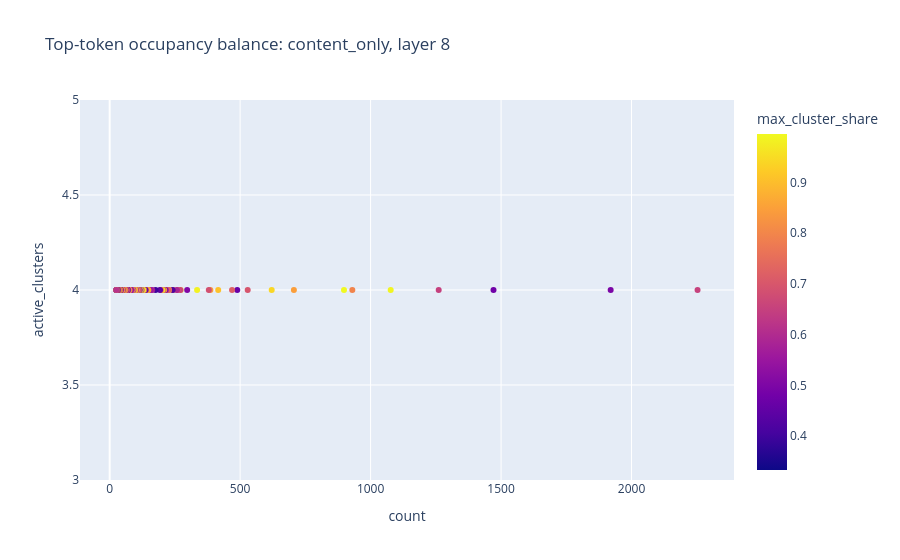
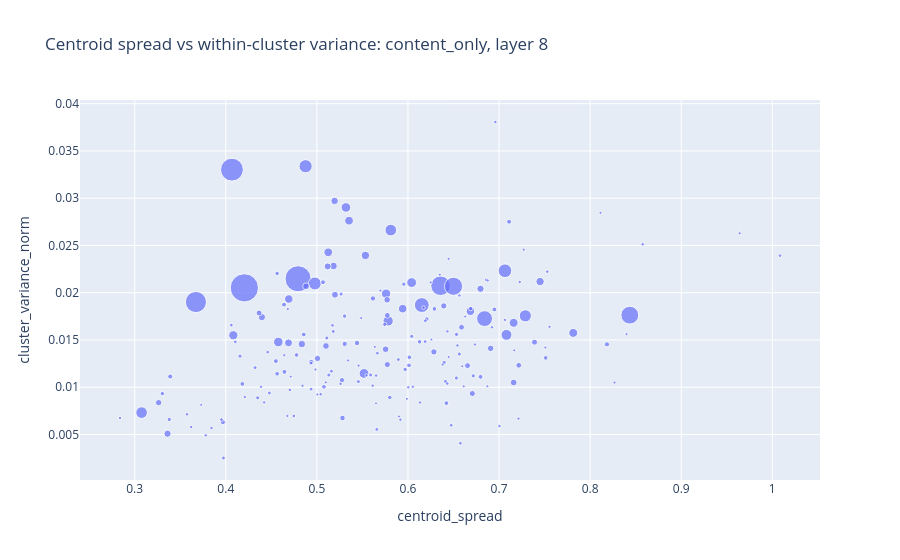

Notebook source saved alongside these figures, in order:
### Code cell
top_df = df.head(min(200, len(df))).copy()
fig = px.scatter(
    top_df,
    x='count',
    y='active_clusters',
    color='max_cluster_share',
    hover_data=['token_id', 'second_cluster_share', 'tiny_cluster_fraction', 'centroid_spread', 'variance_norm'],
    title=f'Top-token occupancy balance: {distribution}, layer {layer}'
)
fig.show()

spread_df = top_df[top_df['active_clusters'] >= 2].copy()
if not spread_df.empty:
    spread_df['spread_to_variance'] = spread_df['centroid_spread'] / spread_df['cluster_variance_norm'].replace(0, np.nan)
    fig = px.scatter(
        spread_df,
        x='centroid_spread',
        y='cluster_variance_norm',
        size='count',
        hover_data=['token_id', 'active_clusters', 'max_cluster_share', 'second_cluster_share'],
        title=f'Centroid spread vs within-cluster variance: {distribution}, layer {layer}'
    )
    fig.show()
else:
    print('No multi-cluster tokens in this layer/distribution selection.')

### Figure 1 — Plotly figure (JSON) as saved in the notebook; plotly's stock layout.template omitted (floating-point values rounded to 4 significant figures; data arrays with more than 128 entries replaced by an {"elided": "..."} marker saying what was removed)
{"data": [{"customdata": {"elided": "200x5 float values"}, "hovertemplate": "count=%{x}<br>active_clusters=%{y}<br>token_id=%{customdata[0]}<br>second_cluster_share=%{customdata[1]}<br>tiny_cluster_fraction=%{customdata[2]}<br>centroid_spread=%{customdata[3]}<br>variance_norm=%{customdata[4]}<br>max_cluster_share=%{marker.color}<extra></extra>", "legendgroup": "", "marker": {"color": {"elided": "200 float values"}, "coloraxis": "coloraxis", "symbol": "circle"}, "mode": "markers", "name": "", "orientation": "v", "showlegend": false, "type": "scatter", "x": {"elided": "200 int values"}, "xaxis": "x", "y": {"elided": "200 int values"}, "yaxis": "y"}], "layout": {"coloraxis": {"colorbar": {"title": {"text": "max_cluster_share"}}, "colorscale": [[0, "#0d0887"], [0.1111, "#46039f"], [0.2222, "#7201a8"], [0.3333, "#9c179e"], [0.4444, "#bd3786"], [0.5556, "#d8576b"], [0.6667, "#ed7953"], [0.7778, "#fb9f3a"], [0.8889, "#fdca26"], [1, "#f0f921"]]}, "legend": {"tracegroupgap": 0}, "title": {"text": "Top-token occupancy balance: content_only, layer 8"}, "xaxis": {"anchor": "y", "domain": [0, 1], "title": {"text": "count"}}, "yaxis": {"anchor": "x", "domain": [0, 1], "title": {"text": "active_clusters"}}}}

### Figure 2 — Plotly figure (JSON) as saved in the notebook; plotly's stock layout.template omitted (floating-point values rounded to 4 significant figures; data arrays with more than 128 entries replaced by an {"elided": "..."} marker saying what was removed)
{"data": [{"customdata": {"elided": "200x4 float values"}, "hovertemplate": "centroid_spread=%{x}<br>cluster_variance_norm=%{y}<br>count=%{marker.size}<br>token_id=%{customdata[0]}<br>active_clusters=%{customdata[1]}<br>max_cluster_share=%{customdata[2]}<br>second_cluster_share=%{customdata[3]}<extra></extra>", "legendgroup": "", "marker": {"color": "#636efa", "size": {"elided": "200 int values"}, "sizemode": "area", "sizeref": 5.633, "symbol": "circle"}, "mode": "markers", "name": "", "orientation": "v", "showlegend": false, "type": "scatter", "x": {"elided": "200 float values"}, "xaxis": "x", "y": {"elided": "200 float values"}, "yaxis": "y"}], "layout": {"legend": {"itemsizing": "constant", "tracegroupgap": 0}, "title": {"text": "Centroid spread vs within-cluster variance: content_only, layer 8"}, "xaxis": {"anchor": "y", "domain": [0, 1], "title": {"text": "centroid_spread"}}, "yaxis": {"anchor": "x", "domain": [0, 1], "title": {"text": "cluster_variance_norm"}}}}
